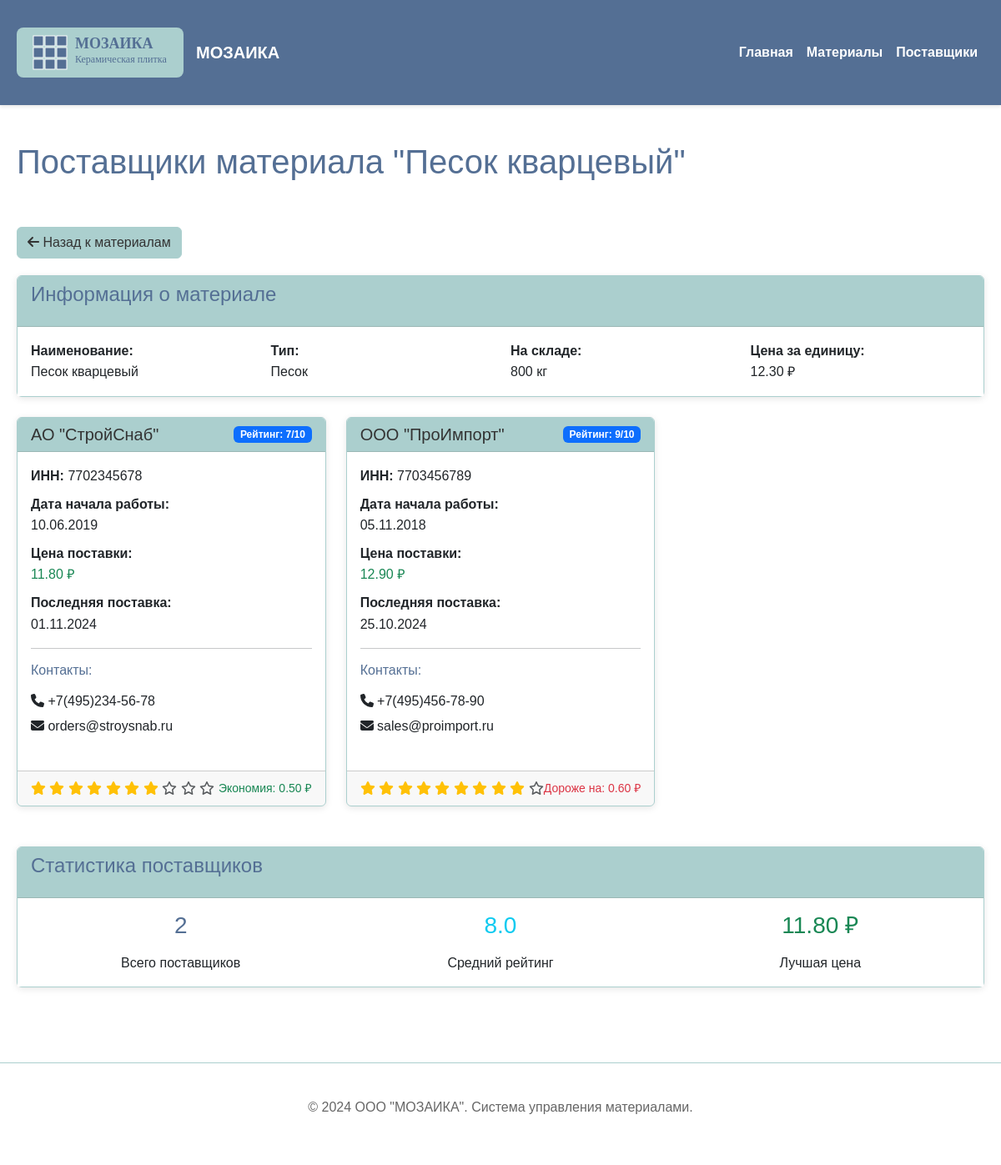
/material/2/suppliers, run on an earlier commit of the app's database.
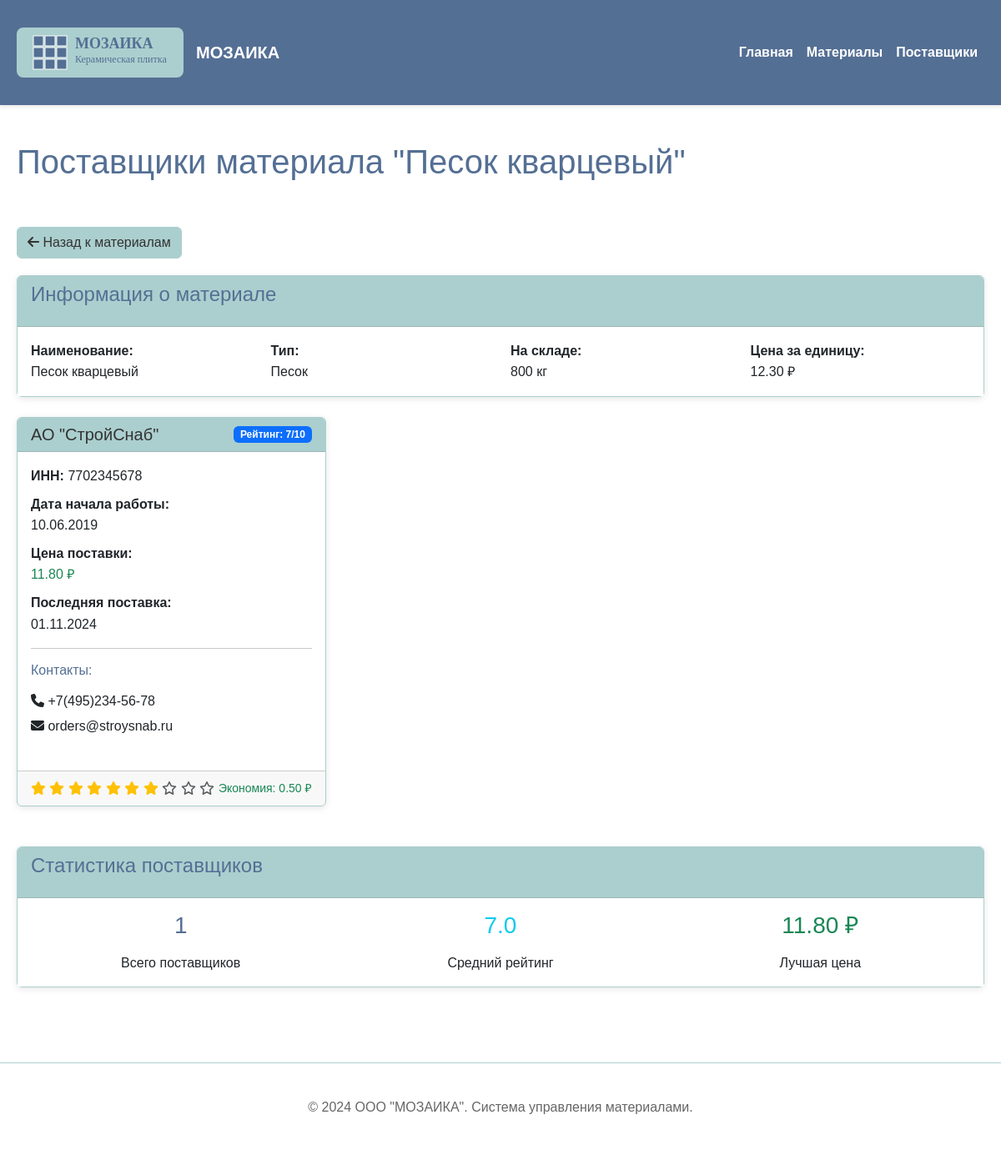
And on a later commit of the database.
### models.py (models this page shows, shortened)
class Material(db.Model):
    __tablename__ = 'materials'
    id = db.Column(db.Integer, primary_key=True)
    name = db.Column(db.String(200), nullable=False)
    type_id = db.Column(db.Integer, db.ForeignKey('material_types.id'), nullable=False)
    description = db.Column(db.Text)
    unit_of_measure = db.Column(db.String(20), nullable=False)  # единица измерения
    quantity_in_package = db.Column(db.Integer, nullable=False, default=1)  # количество в упаковке
    quantity_in_stock = db.Column(db.Integer, nullable=False, default=0)  # количество на складе
    min_quantity = db.Column(db.Integer, nullable=False, default=0)  # минимальное количество
    price_per_unit = db.Column(db.Numeric(10, 2), nullable=False)  # цена за единицу
    created_at = db.Column(db.DateTime, default=datetime.utcnow)
    updated_at = db.Column(db.DateTime, default=datetime.utcnow, onupdate=datetime.utcnow)

class MaterialType(db.Model):
    __tablename__ = 'material_types'
    id = db.Column(db.Integer, primary_key=True)
    name = db.Column(db.String(100), nullable=False, unique=True)
    description = db.Column(db.Text)
    materials = db.relationship('Material', backref='material_type', lazy=True)

class Supplier(db.Model):
    __tablename__ = 'suppliers'
    id = db.Column(db.Integer, primary_key=True)
    name = db.Column(db.String(200), nullable=False)
    inn = db.Column(db.String(20))
    rating = db.Column(db.Integer, default=5)  # Рейтинг от 1 до 10
    start_date = db.Column(db.Date, default=datetime.utcnow)  # Дата начала работы
    contact_phone = db.Column(db.String(20))
    contact_email = db.Column(db.String(100))

class MaterialSupplier(db.Model):
    __tablename__ = 'material_suppliers'
    id = db.Column(db.Integer, primary_key=True)
    material_id = db.Column(db.Integer, db.ForeignKey('materials.id'), nullable=False)
    supplier_id = db.Column(db.Integer, db.ForeignKey('suppliers.id'), nullable=False)
    supply_price = db.Column(db.Numeric(10, 2))  # цена поставки от конкретного поставщика
    last_delivery_date = db.Column(db.Date)  # дата последней поставки
    material = db.relationship('Material', backref='material_suppliers')
    supplier = db.relationship('Supplier', backref='supplied_materials')

### routes.py (the view)
@app.route('/material/<int:id>/suppliers')
def material_suppliers(id):
    try:
        material = Material.query.get_or_404(id)
        suppliers_query = db.session.query(Supplier, MaterialSupplier).join(
            MaterialSupplier, Supplier.id == MaterialSupplier.supplier_id
        ).filter(MaterialSupplier.material_id == id).all()
        suppliers_data = []
        for supplier, material_supplier in suppliers_query:
            suppliers_data.append({
                'supplier': supplier,
                'material_supplier': material_supplier
            })
        return render_template('suppliers.html',
                             material=material,
                             suppliers=suppliers_data)
    except Exception as e:
        logging.error(f"Error loading suppliers for material {id}: {e}")
        flash('Ошибка при загрузке списка поставщиков', 'error')
        return render_template('error.html', error="Не удалось загрузить список поставщиков")

### templates/suppliers.html (shortened to what this page needs)
{% extends "base.html" %}
{% block page_header %}
<div class="d-flex justify-content-between align-items-center mb-4">
    <h1>
        {% if material %}
            Поставщики материала "{{ material.name }}"
        {% else %}
            Все поставщики
        {% endif %}
    </h1>
</div>
{% endblock %}
{% block content %}
<div class="back-button">
    {% if material %}
        <a href="{{ url_for('materials') }}" class="btn btn-secondary">
            <i class="fas fa-arrow-left"></i> Назад к материалам
        </a>
    {% else %}
        <a href="{{ url_for('index') }}" class="btn btn-secondary">
            <i class="fas fa-arrow-left"></i> На главную
        </a>
    {% endif %}
</div>
{% if material %}
    <div class="card mb-4">
        <div class="card-header">
            <h4>Информация о материале</h4>
        </div>
        <div class="card-body">
            <div class="row">
                <div class="col-md-3">
                    <strong>Наименование:</strong><br>
                    {{ material.name }}
                </div>
                <div class="col-md-3">
                    <strong>Тип:</strong><br>
                    {{ material.material_type.name }}
                </div>
                <div class="col-md-3">
                    <strong>На складе:</strong><br>
                    {{ material.quantity_in_stock }} {{ material.unit_of_measure }}
                </div>
                <div class="col-md-3">
                    <strong>Цена за единицу:</strong><br>
                    {{ "%.2f"|format(material.price_per_unit) }} ₽
                </div>
            </div>
        </div>
    </div>
{% endif %}
{% if suppliers %}
    {% if material %}
        <div class="row">
            {% for supplier_data in suppliers %}
                {% set supplier = supplier_data.supplier %}
                {% set material_supplier = supplier_data.material_supplier %}
                <div class="col-lg-6 col-xl-4 mb-4">
                    <div class="card h-100">
                        <div class="card-header d-flex justify-content-between align-items-center">
                            <h5 class="card-title mb-0">{{ supplier.name }}</h5>
                            <span class="badge bg-primary">Рейтинг: {{ supplier.rating }}/10</span>
                        </div>
                        <div class="card-body">
                            {% if supplier.inn %}
                                <p class="mb-2">
                                    <strong>ИНН:</strong> {{ supplier.inn }}
                                </p>
                            {% endif %}
                            <p class="mb-2">
                                <strong>Дата начала работы:</strong><br>
                                {{ supplier.start_date.strftime('%d.%m.%Y') if supplier.start_date else 'Не указана' }}
                            </p>
                            {% if material_supplier.supply_price %}
                                <p class="mb-2">
                                    <strong>Цена поставки:</strong><br>
                                    <span class="text-success">{{ "%.2f"|format(material_supplier.supply_price) }} ₽</span>
                                </p>
                            {% endif %}
                            {% if material_supplier.last_delivery_date %}
                                <p class="mb-2">
                                    <strong>Последняя поставка:</strong><br>
                                    {{ material_supplier.last_delivery_date.strftime('%d.%m.%Y') }}
                                </p>
                            {% endif %}
                            {% if supplier.contact_phone or supplier.contact_email %}
                                <hr>
                                <h6>Контакты:</h6>
                                {% if supplier.contact_phone %}
                                    <p class="mb-1">
                                        <i class="fas fa-phone"></i> {{ supplier.contact_phone }}
                                    </p>
                                {% endif %}
                                {% if supplier.contact_email %}
                                    <p class="mb-1">
                                        <i class="fas fa-envelope"></i> {{ supplier.contact_email }}
                                    </p>
                                {% endif %}
                            {% endif %}
                        </div>
                        <div class="card-footer">
                            <div class="d-flex justify-content-between align-items-center">
                                <div class="rating">
                                    {% for i in range(1, 11) %}
                                        {% if i <= supplier.rating %}
                                            <i class="fas fa-star text-warning"></i>
                                        {% else %}
                                            <i class="far fa-star text-muted"></i>
                                        {% endif %}
                                    {% endfor %}
                                </div>
                                {% if material_supplier.supply_price and material.price_per_unit %}
                                    {% set price_diff = material_supplier.supply_price - material.price_per_unit %}
                                    {% if price_diff < 0 %}
                                        <small class="text-success">
                                            Экономия: {{ "%.2f"|format(-price_diff) }} ₽
                                        </small>
                                    {% elif price_diff > 0 %}
                                        <small class="text-danger">
                                            Дороже на: {{ "%.2f"|format(price_diff) }} ₽
                                        </small>
                                    {% else %}
                                        <small class="text-info">Равные цены</small>
                                    {% endif %}
                                {% endif %}
                            </div>
                        </div>
                    </div>
                </div>
            {% endfor %}
        </div>
    {% endif %}
    <div class="row mt-4">
        <div class="col-12">
            <div class="card">
                <div class="card-header">
                    <h4>Статистика поставщиков</h4>
                </div>
                <div class="card-body">
                    {% if material %}
                        {% set avg_rating = suppliers|map(attribute='supplier.rating')|sum / suppliers|length %}
                        {% set supply_prices = suppliers|selectattr('material_supplier.supply_price')|map(attribute='material_supplier.supply_price')|list %}
                        <div class="row">
                            <div class="col-md-4 text-center">
                                <h3 class="text-primary">{{ suppliers|length }}</h3>
                                <p class="mb-0">Всего поставщиков</p>
                            </div>
                            <div class="col-md-4 text-center">
                                <h3 class="text-info">{{ "%.1f"|format(avg_rating) }}</h3>
                                <p class="mb-0">Средний рейтинг</p>
                            </div>
                            <div class="col-md-4 text-center">
                                {% if supply_prices %}
                                    <h3 class="text-success">{{ "%.2f"|format(supply_prices|min) }} ₽</h3>
                                    <p class="mb-0">Лучшая цена</p>
                                {% else %}
                                    <h3 class="text-muted">—</h3>
                                    <p class="mb-0">Цены не указаны</p>
                                {% endif %}
                            </div>
                        </div>
                    {% endif %}
                </div>
            </div>
        </div>
    </div>
{% endif %}
{% endblock %}

### templates/base.html (shortened to what this page needs)
<!DOCTYPE html>
<html lang="ru">
<head>
    <link href="https://cdn.jsdelivr.net/npm/bootstrap@5.3.0/dist/css/bootstrap.min.css" rel="stylesheet">
    <link rel="stylesheet" href="{{ url_for('static', filename='css/style.css') }}">
</head>
<body>
    <nav class="navbar navbar-expand-lg navbar-dark">
        <div class="container">
            <a class="navbar-brand d-flex align-items-center" href="{{ url_for('index') }}">
                <img src="{{ url_for('static', filename='images/logo.svg') }}" alt="МОЗАИКА" class="logo">
                <span>МОЗАИКА</span>
            </a>
            <div class="collapse navbar-collapse" id="navbarNav">
                <ul class="navbar-nav ms-auto">
                    <li class="nav-item">
                        <a class="nav-link" href="{{ url_for('index') }}">Главная</a>
                    </li>
                    <li class="nav-item">
                        <a class="nav-link" href="{{ url_for('materials') }}">Материалы</a>
                    </li>
                    <li class="nav-item">
                        <a class="nav-link" href="{{ url_for('all_suppliers') }}">Поставщики</a>
                    </li>
                </ul>
            </div>
        </div>
    </nav>
    <main class="container my-4">
        {% block page_header %}{% endblock %}
        {% block content %}{% endblock %}
    </main>
    <footer class="footer">
        <div class="container">
            <p>&copy; 2024 ООО "МОЗАИКА". Система управления материалами.</p>
        </div>
    </footer>
</body>
</html>

### static/css/style.css (style rules this page uses)
body { font-family: 'Comic Sans MS', cursive, sans-serif; background-color: #FFFFFF; color: #333; margin: 0; padding: 0; line-height: 1.6; }
.container { max-width: 1200px; margin: 0 auto; padding: 20px; }
h1, h2, h3, h4, h5, h6 { font-family: 'Comic Sans MS', cursive, sans-serif; color: #546F94; margin-bottom: 15px; }
h1 { font-size: 2.5em; text-align: center; margin-bottom: 30px; }
.navbar { background-color: #546F94 !important; box-shadow: 0 2px 4px rgba(0,0,0,0.1); }
.navbar-brand, .navbar-nav .nav-link { color: #FFFFFF !important; font-weight: bold; }
.logo { max-height: 60px; margin-right: 15px; }
.btn-secondary { background-color: #ABCFCE; border-color: #ABCFCE; color: #333; font-family: 'Comic Sans MS', cursive, sans-serif; }
.card { border: 1px solid #ABCFCE; box-shadow: 0 2px 8px rgba(0,0,0,0.1); margin-bottom: 20px; }
.card-header { background-color: #ABCFCE; color: #333; font-weight: bold; border-bottom: 1px solid #9bb8b5; }
.card-body { background-color: #FFFFFF; }
.badge { font-family: 'Comic Sans MS', cursive, sans-serif; }
.text-primary { color: #546F94 !important; }
.back-button { margin-bottom: 20px; }
.footer { margin-top: 50px; padding: 20px 0; border-top: 1px solid #ABCFCE; text-align: center; color: #666; }

What changed in the data, as far as the page shows it:
removed Supplier: name "ООО \"ПроИмпорт\"", rating "9", inn "7703456789", start_date "05.11.2018", contact_phone "+7(495)456-78-90", contact_email "sales@proimport.ru"
removed MaterialSupplier: supply_price "12.90", last_delivery_date "25.10.2024"
Also different on the page:
{{ suppliers|length }}: "2" → "1"
{{ "%.1f"|format(avg_rating) }}: "8.0" → "7.0"
list line gone: "Рейтинг: /10 ИНН: Дата начала работы: Цена поставки: ₽ Последняя поставка: Контакты: Дороже на: 0.60 ₽"
